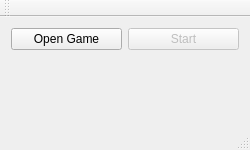
<?xml version="1.0" encoding="UTF-8"?>
<ui version="4.0">
 <class>MainWindow</class>
 <widget class="QMainWindow" name="MainWindow">
  <property name="geometry">
   <rect>
    <x>0</x>
    <y>0</y>
    <width>250</width>
    <height>150</height>
   </rect>
  </property>
  <property name="minimumSize">
   <size>
    <width>250</width>
    <height>150</height>
   </size>
  </property>
  <property name="maximumSize">
   <size>
    <width>250</width>
    <height>150</height>
   </size>
  </property>
  <property name="windowTitle">
   <string>MainWindow</string>
  </property>
  <widget class="QWidget" name="centralWidget">
   <layout class="QVBoxLayout" name="verticalLayout">
    <item>
     <layout class="QHBoxLayout" name="horizontalLayout">
      <item>
       <widget class="QPushButton" name="browse_pushButton">
        <property name="text">
         <string>Open Game</string>
        </property>
       </widget>
      </item>
      <item>
       <widget class="QPushButton" name="start_pushButton">
        <property name="enabled">
         <bool>false</bool>
        </property>
        <property name="text">
         <string>Start</string>
        </property>
       </widget>
      </item>
     </layout>
    </item>
    <item>
     <spacer name="verticalSpacer">
      <property name="orientation">
       <enum>Qt::Vertical</enum>
      </property>
      <property name="sizeHint" stdset="0">
       <size>
        <width>20</width>
        <height>40</height>
       </size>
      </property>
     </spacer>
    </item>
   </layout>
  </widget>
  <widget class="QMenuBar" name="menuBar">
   <property name="geometry">
    <rect>
     <x>0</x>
     <y>0</y>
     <width>250</width>
     <height>20</height>
    </rect>
   </property>
  </widget>
  <widget class="QToolBar" name="mainToolBar">
   <attribute name="toolBarArea">
    <enum>TopToolBarArea</enum>
   </attribute>
   <attribute name="toolBarBreak">
    <bool>false</bool>
   </attribute>
  </widget>
  <widget class="QStatusBar" name="statusBar"/>
 </widget>
 <layoutdefault spacing="6" margin="11"/>
 <resources/>
 <connections/>
</ui>
